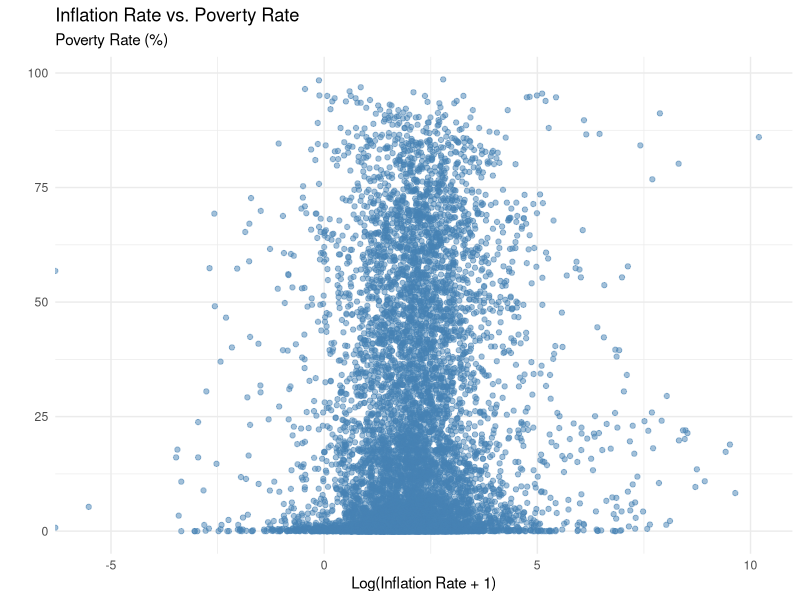
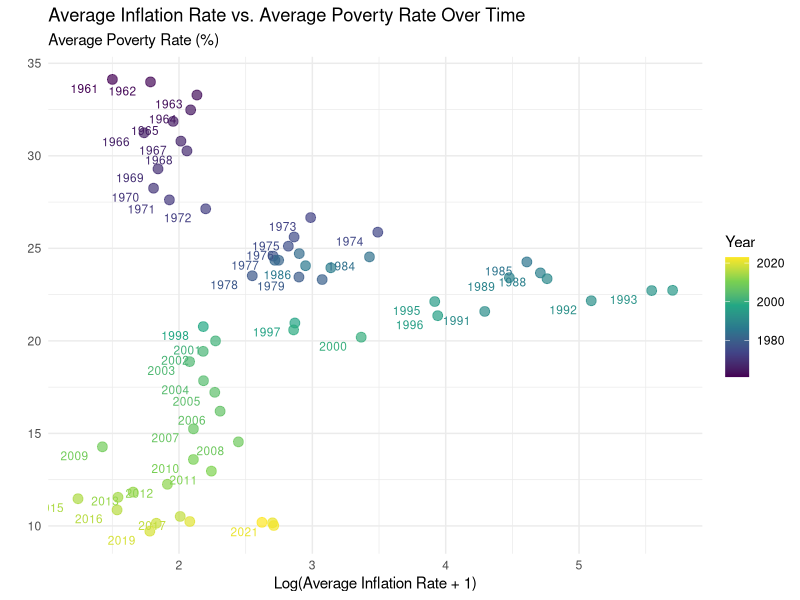

Reproduce these figures in R, in order.
## ---- chunk 1
#| message: false

library(tidyverse)
library(knitr)
library(viridis)
## ---- chunk 2
#| message: false

poverty <- read_csv("data/poverty.csv")
inflation <- read_csv("data/inflation.csv")
## ---- chunk 3
head(poverty) |> 
  kable()
## ---- chunk 4
head(inflation) |> 
  kable()
## ---- chunk 5
# Filter the datasets to include only the overlapping years (1961 to 2023)
inflation_filtered <- inflation |>
  select(country, `1961`:`2023`)

poverty_filtered <- poverty |>
  select(country, `1961`:`2023`)

## ---- chunk 6
# Pivot the year columns to a single column in both datasets
inflation_long <- inflation_filtered |>
  pivot_longer(cols = `1961`:`2023`, 
               names_to = "year", 
               values_to = "inflation_rate") |>
  mutate(year = as.numeric(year))

poverty_long <- poverty_filtered |>
  pivot_longer(cols = `1961`:`2023`, 
               names_to = "year", 
               values_to = "poverty_rate") |>
  mutate(year = as.numeric(year))

## ---- chunk 7
# Join the datasets on country and year
poverty_inflation_data <- inflation_long |>
  inner_join(poverty_long, by = c("country", "year"))

## ---- chunk 8
# Handle missing values
poverty_inflation_data <- poverty_inflation_data |>
  drop_na()

## ---- chunk 9
#| warning: false
#| message: false

# Replace non-standard minus signs with the standard minus sign
poverty_inflation_data <- poverty_inflation_data |>
  mutate(inflation_rate = gsub("\u2212", "-", inflation_rate)) 

# Handle 'k' suffix for thousands and convert to numeric
poverty_inflation_data <- poverty_inflation_data |>
  mutate(inflation_rate = ifelse(
    grepl("k", inflation_rate, ignore.case = TRUE),
    as.numeric(gsub("k", "", inflation_rate, ignore.case = TRUE)) * 1000,
    as.numeric(inflation_rate)))
## ---- chunk 10
head(poverty_inflation_data) |>
  kable()
## ---- chunk 11
# Save the cleaned data frame to a CSV
write_csv(poverty_inflation_data, "data/poverty_inflation_data.csv")
## ---- chunk 12
#| warning: false
#| fig-align: center
#| fig-cap: "Relationship between log-transformed inflation rate and extreme poverty rate from 1961 to 2023."

# Scatter plot of inflation rate vs. poverty rate
ggplot(data = poverty_inflation_data, 
       mapping = aes(x = log1p(inflation_rate), 
                     y = poverty_rate)) +
  geom_point(alpha = 0.5, color = "steelblue") +
  labs(
    title = "Inflation Rate vs. Poverty Rate",
    subtitle = "Poverty Rate (%)",
    x = "Log(Inflation Rate + 1)",
    y = "") +
  theme_minimal()
## ---- chunk 13
#| warning: false
#| message: false
#| fig-align: center
#| fig-cap: "Change in relationship between log-transformed average global inflation rate and average global poverty rate from 1961 to 2023."

# Aggregate data to show average values per year
aggregated_data <- poverty_inflation_data |>
  group_by(year) |>
  summarize(avg_inflation_rate = mean(inflation_rate, na.rm = TRUE),
            avg_poverty_rate = mean(poverty_rate, na.rm = TRUE))

# Plot of average inflation rate vs. average poverty rate over time
ggplot(data = aggregated_data, 
       mapping = aes(x = log1p(avg_inflation_rate), 
                     y = avg_poverty_rate, 
                     color = year)) +
  geom_point(alpha = 0.7, size = 3) +
  geom_text(aes(label = year), 
            hjust = 1.5, 
            vjust = 1.5, 
            size = 3, 
            check_overlap = TRUE) +
  scale_color_viridis_c() +
  labs(
    title = "Average Inflation Rate vs. Average Poverty Rate Over Time",
    subtitle = "Average Poverty Rate (%)",
    x = "Log(Average Inflation Rate + 1)",
    y = "",
    color = "Year") +
  theme_minimal()
## ---- chunk 14
clean_data <- poverty_inflation_data |>
  filter(!is.na(inflation_rate) & !is.na(poverty_rate)) |>
  filter(is.finite(log1p(inflation_rate))) |>
  group_by(country) |>
  summarize(
    avg_inflation_rate = mean(inflation_rate, na.rm = TRUE),
    avg_poverty_rate = mean(poverty_rate, na.rm = TRUE)
  )
linear_model <- lm(avg_poverty_rate ~ log1p(avg_inflation_rate), data = clean_data)
model_summary <- summary(linear_model)
intercept <- coef(linear_model)[1]
slope <- coef(linear_model)[2]
r_squared <- model_summary$r.squared
regression_results <- tibble::tibble(
  Term = c("Intercept (β0)", "Slope (β1)", "R-squared"),
  Value = c(intercept, slope, r_squared)
)
knitr::kable(regression_results, digits = 4, caption = "Linear Regression Summary")
